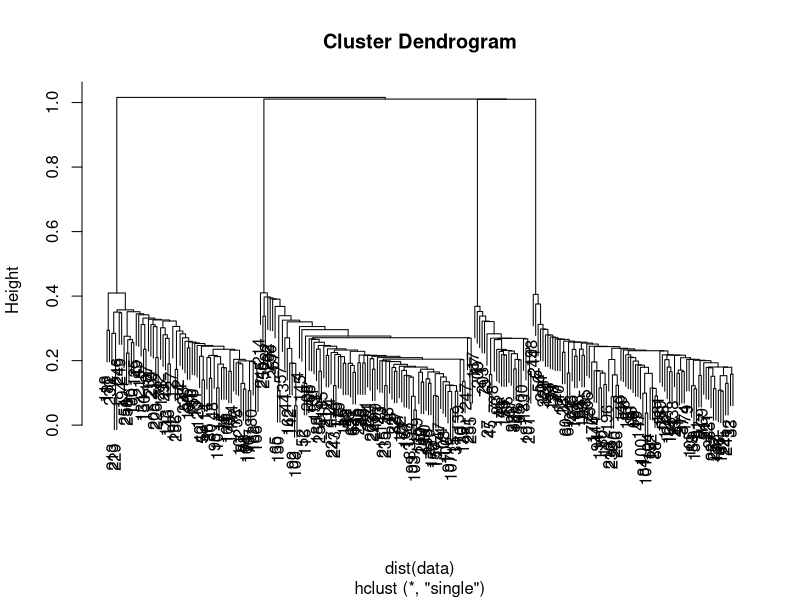
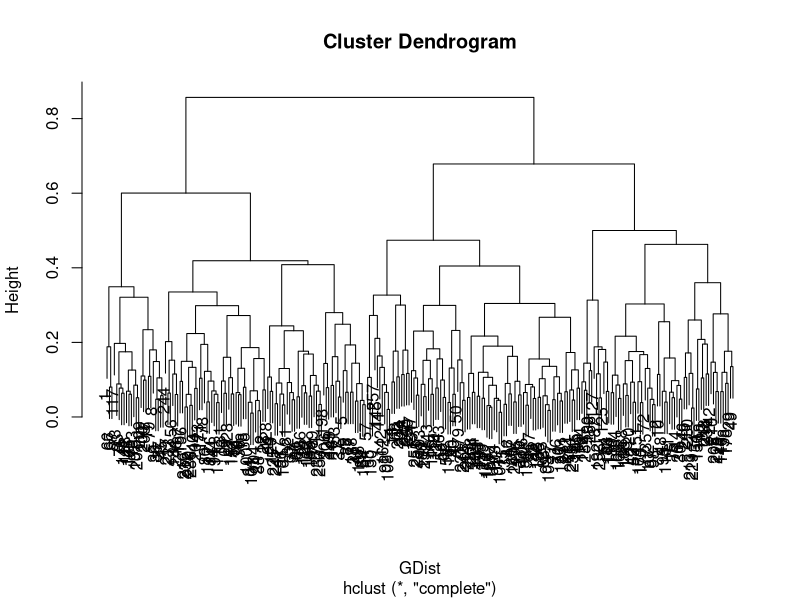

The R source for these figures, in order:
## ---- chunk 1
knitr::opts_chunk$set(echo = TRUE)
## ---- chunk 2
#a) assuming it is a numerical dataset

setwd("~/Documents/MA468/")
dir()
data=read.table("UserKnowledgeLevel.txt", sep="\t",header=T)
head(data)
summary(data)

#we will use the same package as used for kmeans clustering
require(cluster)
#we will be using hclust function for hierarchical clustering
#we need to pass the distance matrix of all observations into the hclust() function
#dist function will calculate distance of all observations in dataset

#lets first look at an example of how we can use the dist() function to calculate the distance matrix
x=c(1,2,3,4)
y=c(2,4,6,9)
xy = cbind(x,y)
xy
dist(xy)

##########################################################

#Let's apply hierarchical clustering
UKLHclust=hclust(dist(data), method="single")
UKLHclust
plot(UKLHclust)

#We can clearly see 4 clusters in the above dendrogram. The "tall clearing" is significantly clear and visible.
#Since we agreed that 4 clusters are the optimal number of clusters, next we need to "cut the tree" at 4 clusters.

UKLClust4=cutree(UKLHclust, 4)
UKLClust4

#Next is to add the cluster labels into the dataset like how we did in kmeans clustering. THen perform a thorough post analysis.

data2=cbind(data, Cluster=UKLClust4)
data2$Cluster=as.factor(data2$Cluster)
summary(data2)
#aT the this point use both numerical and graphical descriptive statistics to perform a thorough post analysis.

#############################################################
# (b) Clustering Mixed Type dataset -- this is what we are applying for Absenteeism dataset
summary(data)
#First we need to specify the factor variable
#KnowledgeLevel is a qualitative variable that needs to be converted into a factor variable
data$KnowledgeLevel=as.factor(data$KnowledgeLevel)
summary(data)

#now we have a mixed type dataset with 5 quantitative variables and one qualitative variable
#We cannot use Euclidean distance to calculate the distances between observation. 
#Therefore we will be using "gower" distance which is used to find distance between both numeric and qualitative variables. 

#Like above let's first calcuate the distance of the observations
GDist=daisy(data, metric="gower")

#Now pass the distance matrix into hclust()
UKLHclust=hclust(GDist)
UKLHclust

#plot the dendrogram
plot(UKLHclust)

#A careful investigation showed us that the taller clearing (we are looking at height) is found at  2 clusters, So next let's cut the tree at 2
UKLClust2=cutree(UKLHclust, 2)
UKLClust2

#Next attach the labels into the original dataset
data3=cbind(data, Cluster=UKLClust2)
data3$Cluster=as.factor(data3$Cluster)
summary(data3)

